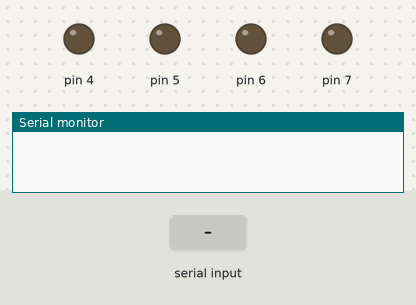
Bench run of a sketch on a simulated Arduino Leonardo, built with avr-gcc and run on an emulated ATmega32U4. Parts: output pins drawn as LEDs (lit = HIGH), the last lines printed to the serial monitor. Inputs (shaded band) come from the test bench.

Above: at 1.2 s.
1.3 s: "F" received over the second serial link
At 1.6 s:
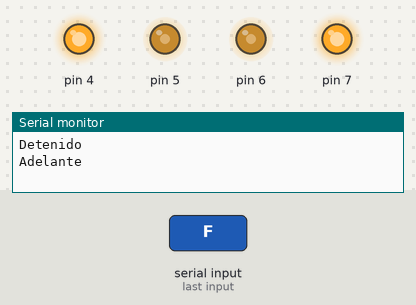
2.8 s: "B" received over the second serial link
At 4.0 s:
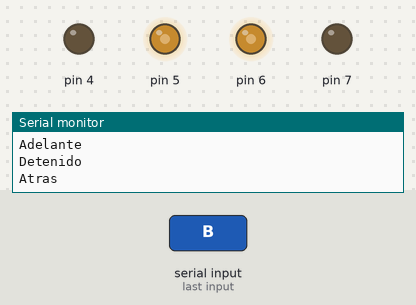
4.3 s: "R" received over the second serial link
At 5.3 s:
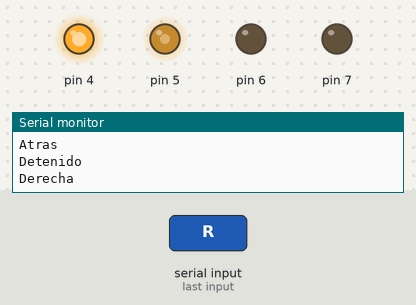
5.8 s: "L" received over the second serial link
At 6.2 s:
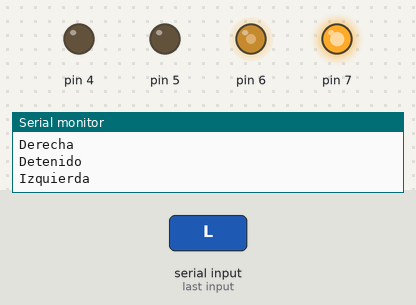
7.3 s: "1" received over the second serial link
At 8.5 s:
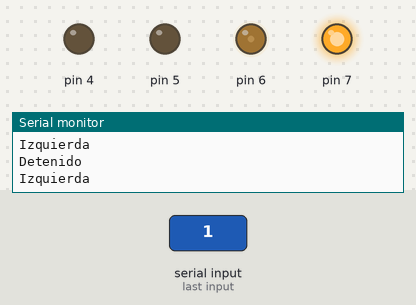
8.8 s: "3" received over the second serial link
At 9.9 s:
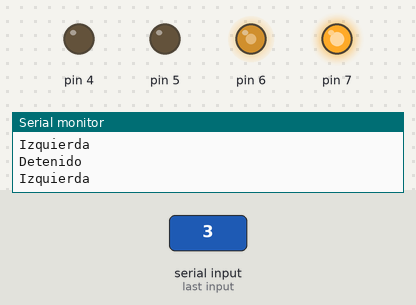
Timing chart, 0 to 11.3 s (numbered marks = the images above; inputs shaded):
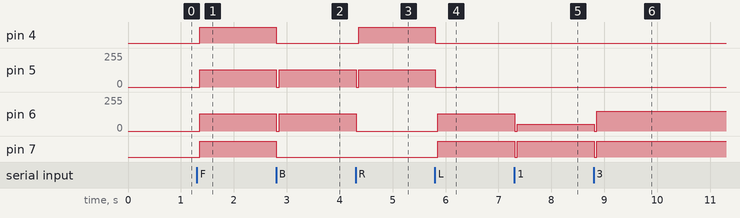

Measured:
- after the input at 1.3 s, pin 4, pin 7: LOW → HIGH after 0.05 s; pin 5, pin 6: 0/255 → 128/255 after 0.05 s
- after the input at 2.8 s, pin 4, pin 7: HIGH → LOW at once; pin 5, pin 6: 128/255 → 0/255 at once, → 128/255 0.05 s later
- after the input at 4.3 s, pin 4: LOW → HIGH after 0.06 s; pin 5: 128/255 → 0/255 at once, → 128/255 0.05 s later; pin 6: 128/255 → 0/255 at once
- after the input at 5.8 s, pin 4: HIGH → LOW at once; pin 5: 128/255 → 0/255 at once; pin 6: 0/255 → 128/255 after 0.05 s; pin 7: LOW → HIGH after 0.05 s
- after the input at 7.3 s, pin 6: 128/255 → 50/255 at once; pin 7: HIGH → LOW at once, → HIGH 0.05 s later
- after the input at 8.8 s, pin 6: 50/255 → 150/255 at once; pin 7: HIGH → LOW at once, → HIGH 0.05 s later

The sketch:

piratuino.ino
```cpp
/*
 * Prueba piratuino
 *
 * Sensores reflex
 * Iz => D11
 * Ce => D12
 * De => D8
 *
 * De luz
 * LIz => A0
 * LDe => A1
 *
 * Llama
 * Fr => A2
 *
 * Control Motores
 * DIR_M_A => D4
 * PWM_M_A => D5
 * DIR_M_B => D6
 * PWM_M_B => D7
 */

unsigned char motorState = 0;
unsigned char motorPower = 128;

const int STOPDELAY = 50;

void setup() {
  //reflex
  pinMode(11,INPUT);
  pinMode(12,INPUT);
  pinMode(8,INPUT);
  pinMode(4,OUTPUT);
  pinMode(5,OUTPUT);
  pinMode(6,OUTPUT);
  pinMode(7,OUTPUT);
  //

  Serial.begin(9600);
  Serial1.begin(9600);


  // put your setup code here, to run once:

}

void loop() {
  unsigned char serialData;

  if(Serial1.available() > 0){
    serialData = Serial1.read();;
    if(serialData >= '1' && serialData <= '5'){
      switch(serialData){
        case '1':
          motorPower = 50;
        break;
        case '2':
          motorPower = 100;
        break;
        case '3':
          motorPower = 150;
        break;
        case '4':
          motorPower = 200;
        break;
        case '5':
          motorPower = 255;
        break;
      }
    }
    else
    {
      motorState =  serialData;
    }


    switch(motorState){
      case 'F':
        stopMotors();
        delay(STOPDELAY);
        analogWrite(5,motorPower);
        analogWrite(6,motorPower);
        digitalWrite(4,1);
        digitalWrite(7,1);
        Serial.println(F("Adelante"));
      break;

      case 'B':
        stopMotors();
        delay(STOPDELAY);
        analogWrite(5,motorPower);
        analogWrite(6,motorPower);
        digitalWrite(4,0);
        digitalWrite(7,0);
        Serial.println(F("Atras"));
      break;

      case 'R':
        stopMotors();
        delay(STOPDELAY);
        analogWrite(5,motorPower);
        analogWrite(6,0);
        digitalWrite(4,1);
        digitalWrite(7,0);
        Serial.println(F("Derecha"));
      break;

      case 'L':
        stopMotors();
        delay(STOPDELAY);
        analogWrite(5,0);
        analogWrite(6,motorPower);
        digitalWrite(4,0);
        digitalWrite(7,1);
        Serial.println(F("Izquierda"));
      break;

      case 'S':
         stopMotors();
      break;

      default:
        stopMotors();
      break;

    }
  }
  delay(10);
  // put your main code here, to run repeatedly:
}

void stopMotors(){
  analogWrite(5,0);
  analogWrite(6,0);
  digitalWrite(4,0);
  digitalWrite(7,0);
  Serial.println(F("Detenido"));

}
```
